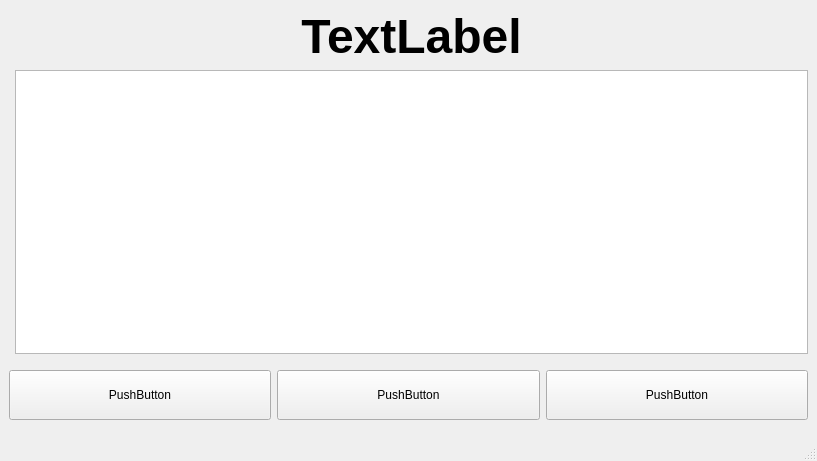
<?xml version="1.0" encoding="UTF-8"?>
<ui version="4.0">
 <class>MainWindow</class>
 <widget class="QMainWindow" name="MainWindow">
  <property name="geometry">
   <rect>
    <x>0</x>
    <y>0</y>
    <width>817</width>
    <height>461</height>
   </rect>
  </property>
  <property name="windowTitle">
   <string>MainWindow</string>
  </property>
  <widget class="QWidget" name="centralwidget">
   <layout class="QHBoxLayout" name="horizontalLayout">
    <item>
     <layout class="QGridLayout" name="gridLayout_3">
      <item row="0" column="0">
       <layout class="QFormLayout" name="formLayout">
        <item row="1" column="1">
         <widget class="QTextBrowser" name="tb_logs">
          <property name="sizePolicy">
           <sizepolicy hsizetype="Expanding" vsizetype="Expanding">
            <horstretch>0</horstretch>
            <verstretch>0</verstretch>
           </sizepolicy>
          </property>
          <property name="maximumSize">
           <size>
            <width>16777215</width>
            <height>16777215</height>
           </size>
          </property>
         </widget>
        </item>
        <item row="0" column="1">
         <widget class="QLabel" name="lb_output">
          <property name="font">
           <font>
            <pointsize>36</pointsize>
            <bold>true</bold>
           </font>
          </property>
          <property name="layoutDirection">
           <enum>Qt::LeftToRight</enum>
          </property>
          <property name="text">
           <string>TextLabel</string>
          </property>
          <property name="alignment">
           <set>Qt::AlignCenter</set>
          </property>
          <property name="margin">
           <number>50</number>
          </property>
         </widget>
        </item>
       </layout>
      </item>
      <item row="1" column="0">
       <layout class="QGridLayout" name="gridLayout" rowminimumheight="0">
        <property name="leftMargin">
         <number>0</number>
        </property>
        <property name="topMargin">
         <number>10</number>
        </property>
        <property name="rightMargin">
         <number>0</number>
        </property>
        <property name="bottomMargin">
         <number>10</number>
        </property>
        <property name="verticalSpacing">
         <number>7</number>
        </property>
        <item row="0" column="2">
         <widget class="QPushButton" name="pb_reset">
          <property name="minimumSize">
           <size>
            <width>0</width>
            <height>50</height>
           </size>
          </property>
          <property name="text">
           <string>PushButton</string>
          </property>
         </widget>
        </item>
        <item row="0" column="0">
         <widget class="QPushButton" name="pb_start_stop">
          <property name="sizePolicy">
           <sizepolicy hsizetype="Minimum" vsizetype="Fixed">
            <horstretch>0</horstretch>
            <verstretch>0</verstretch>
           </sizepolicy>
          </property>
          <property name="minimumSize">
           <size>
            <width>0</width>
            <height>50</height>
           </size>
          </property>
          <property name="text">
           <string>PushButton</string>
          </property>
          <property name="flat">
           <bool>false</bool>
          </property>
         </widget>
        </item>
        <item row="0" column="3">
         <widget class="QPushButton" name="pb_lap">
          <property name="minimumSize">
           <size>
            <width>0</width>
            <height>50</height>
           </size>
          </property>
          <property name="text">
           <string>PushButton</string>
          </property>
         </widget>
        </item>
       </layout>
      </item>
     </layout>
    </item>
   </layout>
  </widget>
  <widget class="QMenuBar" name="menubar">
   <property name="geometry">
    <rect>
     <x>0</x>
     <y>0</y>
     <width>817</width>
     <height>22</height>
    </rect>
   </property>
  </widget>
  <widget class="QStatusBar" name="statusbar"/>
 </widget>
 <resources/>
 <connections>
  <connection>
   <sender>pb_reset</sender>
   <signal>clicked()</signal>
   <receiver>tb_logs</receiver>
   <slot>clear()</slot>
   <hints>
    <hint type="sourcelabel">
     <x>420</x>
     <y>388</y>
    </hint>
    <hint type="destinationlabel">
     <x>421</x>
     <y>327</y>
    </hint>
   </hints>
  </connection>
 </connections>
</ui>
